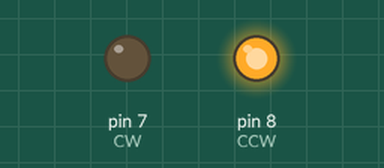
Bench run of a sketch on a simulated Arduino Uno, built with avr-gcc and run on an emulated ATmega328P. On the bench: output pins drawn as LEDs (lit = HIGH).

Above: at 0.1 s.
Timing chart, 0 to 1.6 s (numbered marks = the images above):
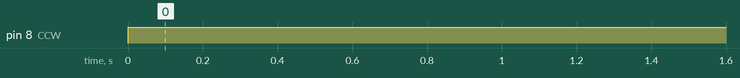

Measured:
- by itself, pin 8 (CCW): LOW → HIGH at 0.00 s

The sketch:

DCMotorTest.ino
```cpp
/*
 Name:		DCMotorTest.ino
 Created:	4/29/2017 3:12:33 PM
 Author:	Jess
*/

#define CW 7 //CW is defined as pin #7//

#define CCW 8 //CCW is defined as pin #8//

void setup() { //Setup runs once//

	pinMode(CW, OUTPUT); //Set CW as an output//

	pinMode(CCW, OUTPUT); //Set CCW as an output//

}

void loop() { //Loop runs forever//

	digitalWrite(CCW, HIGH); //Motor runs clockwise//

	delay(5000); //for 1 second//

	/*digitalWrite(CW, LOW); //Motor stops//

	digitalWrite(CCW, HIGH);//Motor runs counter-clockwise//

	delay(5000); //For 1 second//

	digitalWrite(CCW, LOW); //Motor stops//*/

}
```
